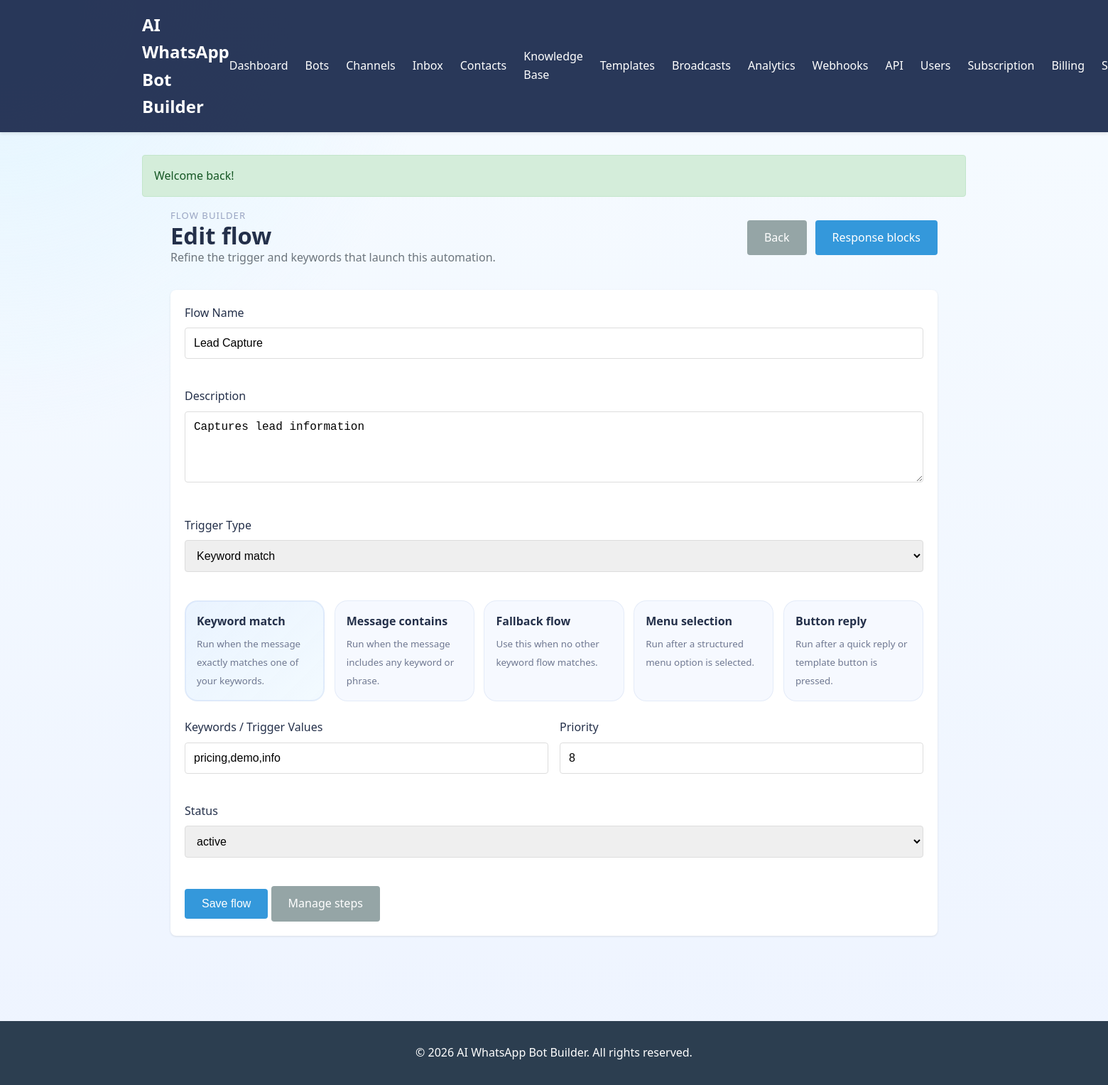
Page /flows/3/edit (signed in) on the committed database.
### tables this page shows
CREATE TABLE `flows` (
  `id` int(11) NOT NULL AUTO_INCREMENT,
  `tenant_id` int(11) NOT NULL,
  `bot_id` int(11) NOT NULL,
  `name` varchar(255) NOT NULL,
  `description` text,
  `trigger_type` enum('keyword','message_contains','default','menu','button') NOT NULL DEFAULT 'keyword',
  `trigger_value` varchar(255),
  `priority` int(11) NOT NULL DEFAULT '0',
  `status` enum('active','inactive') NOT NULL DEFAULT 'active',
  `created_at` datetime NOT NULL,
  `updated_at` datetime NOT NULL,
  PRIMARY KEY (`id`),
  KEY `idx_tenant_id` (`tenant_id`),
  KEY `idx_bot_id` (`bot_id`),
  KEY `idx_trigger_type` (`trigger_type`),
  KEY `idx_status` (`status`),
  CONSTRAINT `fk_flows_tenant` FOREIGN KEY (`tenant_id`) REFERENCES `tenants` (`id`) ON DELETE CASCADE,
  CONSTRAINT `fk_flows_bot` FOREIGN KEY (`bot_id`) REFERENCES `bots` (`id`) ON DELETE CASCADE
);

### app/views/flows/edit.php (the view, shortened to what the rows shown need)
<?php
$triggerOptions = [
    'keyword' => ['label' => 'Keyword match', 'hint' => 'Run when the message exactly matches one of your keywords.'],
    'message_contains' => ['label' => 'Message contains', 'hint' => 'Run when the message includes any keyword or phrase.'],
    'default' => ['label' => 'Fallback flow', 'hint' => 'Use this when no other keyword flow matches.'],
    'menu' => ['label' => 'Menu selection', 'hint' => 'Run after a structured menu option is selected.'],
    'button' => ['label' => 'Button reply', 'hint' => 'Run after a quick reply or template button is pressed.'],
];
?>
<div class="wa-single-panel">
    <div class="page-header">
        <div>
            <p class="wa-eyebrow">Flow builder</p>
            <h1>Edit flow</h1>
            <p class="muted">Refine the trigger and keywords that launch this automation.</p>
        </div>
        <div class="actions">
            <a class="btn btn-secondary" href="/bots/<?php echo (int) $flow['bot_id']; ?>/flows">Back</a>
            <a class="btn btn-primary" href="/flows/<?php echo (int) $flow['id']; ?>/steps">Response blocks</a>
        </div>
    </div>
    <div class="card">
        <form method="post" action="/flows/<?php echo (int) $flow['id']; ?>/update" class="flow-builder-form">
            <div class="form-group">
                <label for="name">Flow Name</label>
                <input id="name" name="name" value="<?php echo View::e($flow['name']); ?>" required>
            </div>
            <div class="form-group">
                <label for="description">Description</label>
                <textarea id="description" name="description"><?php echo View::e($flow['description']); ?></textarea>
            </div>
            <div class="form-group">
                <label for="trigger_type">Trigger Type</label>
                <select id="trigger_type" name="trigger_type">
                    <?php foreach ($triggerOptions as $type => $option): ?>
                        <option value="<?php echo View::e($type); ?>" <?php echo $flow['trigger_type'] === $type ? 'selected' : ''; ?>>
                            <?php echo View::e($option['label']); ?>
                        </option>
                    <?php endforeach; ?>
                </select>
            </div>
            <div class="flow-trigger-grid">
                <?php foreach ($triggerOptions as $type => $option): ?>
                    <div class="flow-trigger-card <?php echo $flow['trigger_type'] === $type ? 'is-selected' : ''; ?>">
                        <strong><?php echo View::e($option['label']); ?></strong>
                        <small><?php echo View::e($option['hint']); ?></small>
                    </div>
                <?php endforeach; ?>
            </div>
            <div class="form-grid-two">
                <div class="form-group">
                    <label for="trigger_value">Keywords / Trigger Values</label>
                    <input id="trigger_value" name="trigger_value" value="<?php echo View::e($flow['trigger_value']); ?>">
                </div>
                <div class="form-group">
                    <label for="priority">Priority</label>
                    <input id="priority" name="priority" type="number" value="<?php echo (int) $flow['priority']; ?>">
                </div>
            </div>
            <div class="form-group">
                <label for="status">Status</label>
                <select id="status" name="status">
                    <option value="active" <?php echo $flow['status'] === 'active' ? 'selected' : ''; ?>>active</option>
                </select>
            </div>
            <div class="form-actions">
                <button class="btn btn-primary" type="submit">Save flow</button>
                <a class="btn btn-secondary" href="/flows/<?php echo (int) $flow['id']; ?>/steps">Manage steps</a>
            </div>
        </form>
    </div>
</div>

### app/core/Router.php (shortened to what the rows shown need)
<?php
class Router {
    private $routes = [];
    private function addRoute($method, $path, $handler, $middleware = []) {
        $this->routes[] = [
            'method' => $method,
            'path' => $path,
            'handler' => $handler,
            'middleware' => $middleware
        ];
    }
    public function dispatch() {
        $requestMethod = $_SERVER['REQUEST_METHOD'];
        $requestUri = parse_url($_SERVER['REQUEST_URI'], PHP_URL_PATH);
        foreach ($this->routes as $route) {
            if ($route['method'] === $requestMethod && $this->matchRoute($route['path'], $requestUri, $params)) {
                $this->handleRoute($route, $params);
                return;
            }
        }
    }
    private function matchRoute($pattern, $uri, &$params) {
        $params = [];
        $regex = preg_replace('/\{([a-zA-Z0-9_]+)\}/', '([^/]+)', $pattern);
        $regex = '#^' . $regex . '$#';
        if (preg_match($regex, $uri, $matches)) {
            preg_match_all('/\{([a-zA-Z0-9_]+)\}/', $pattern, $paramNames);
            for ($i = 0; $i < count($paramNames[1]); $i++) {
                $params[$paramNames[1][$i]] = $matches[$i + 1];
            }
            return true;
        }
        return false;
    }
    private function handleRoute($route, $params) {
        list($controllerName, $method) = explode('@', $route['handler']);
        $controller = new $controllerName();
        call_user_func_array([$controller, $method], $params);
    }
}

### rows in the picture
flows: name "Lead Capture", description "Captures lead information", trigger_type "Keyword match", trigger_value "pricing,demo,info", priority "8", status "active"

### other values in the picture
View::e($message) "Welcome back!"
View::e($option['label']) "Keyword match"
View::e($option['hint']) "Run when the message exactly matches one of your keywords."
View::e($option['label']) "Message contains"
View::e($option['hint']) "Run when the message includes any keyword or phrase."
View::e($option['label']) "Fallback flow"
View::e($option['hint']) "Use this when no other keyword flow matches."
View::e($option['label']) "Menu selection"
View::e($option['hint']) "Run after a structured menu option is selected."
View::e($option['label']) "Button reply"
View::e($option['hint']) "Run after a quick reply or template button is pressed."
